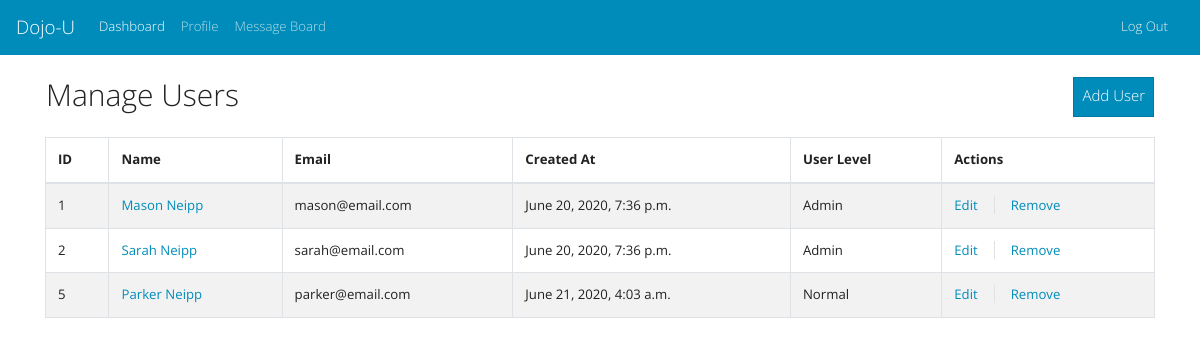
The page /dashboard/ (signed in) on the database its author committed.
### login_app/models.py (models this page shows, shortened)
class User(models.Model):
    first_name = models.CharField(max_length=255)
    last_name = models.CharField(max_length=255)
    email = models.CharField(max_length=255)
    password = models.CharField(max_length=255)
    user_level_choices =[
        (0,"Normal"),
        (9,"Admin")
    ]
    description = models.TextField(null=True)
    user_level = models.IntegerField(choices=user_level_choices, default=0)
    created_at = models.DateTimeField(auto_now_add=True)
    edited_at = models.DateTimeField(auto_now=True)
    objects = userManager()

### dashboard_app/views.py (the view)
# urls.py: path('dashboard/',db_views.dashboard, name="dashboard"),
def dashboard(request):
    if "user_id" not in request.session:
        return redirect(reverse('register'))
    context={
        "users": User.objects.all(),
        "logged_user": User.objects.get(id=request.session['user_id']),
    }
    return render(request, "dashboard.html", context)

### dashboard_app/templates/dashboard.html (shortened to what this page needs)
<!DOCTYPE html>
<html lang="en">
<head>
  <link href="https://stackpath.bootstrapcdn.com/bootswatch/4.5.0/yeti/bootstrap.min.css" rel="stylesheet"
>
</head>
<body>
    <nav class="navbar navbar-expand-lg navbar-dark bg-primary justify-content-">
      <a class="navbar-brand">Dojo-U</a>
      <div class="collapse navbar-collapse" id="navbarColor01">
        <div class="navbar-nav mr-auto">
          <a class="nav-link nav-item active disabled" href="{% url 'dashboard' %}">Dashboard <span class="sr-only">(current)</span></a>
          <a class="nav-link nav-item" href="{% url 'profile' %}">Profile</a>
          <a class="nav-link nav-item" href="{% url 'message_board' logged_user.id %}">Message Board</a>
        </div>
        <a class="nav-link text-light" href="{% url 'logout' %}">Log Out</a>
      </div>
    </nav>
    <br>
    <div class="container">
      <div class="row d-flex">
        {% if logged_user.user_level == 9 %}
        <h2 class="mb-4 ml-3">Manage Users</h2>
          <a href="{% url 'new_user' %}" class="btn btn-primary ml-auto mr-3"  style="height:40px">Add User</a>
        {% else %}
        <h2 class="mb-4 ml-3">All Users</h2>
        {% endif %}
      </div>
        <table class="table table-responsive-sm table-striped table-bordered">
            <thead>
                <tr>
                    <th>ID</th>
                    <th>Name</th>
                    <th>Email</th>
                    <th>Created At</th>
                    <th>User Level</th>
                    {% if logged_user.user_level == 9 %}
                      <th>Actions</th>
                    {% endif %}
                </tr>
            </thead>
            <tbody>
              {% for user in users %}
                <tr>
                    <td>{{user.id}}</td>
                    <td><a href="{% url 'message_board' user.id %}">{{user.first_name}} {{user.last_name}}</a></td>
                    <td>{{user.email}}</td>
                    <td>{{user.created_at}}</td>
                    <td>{{user.get_user_level_display}}</td>
                    {% if logged_user.user_level == 9 %}
                    <td><a href="{% url 'edit_user' user.id %}" class="mr-3">Edit</a><a href=""class="border-left pl-3"data-toggle="modal"  data-target="#delete_user_{{user.id}}">Remove</a></td>
                    {% endif %}
                  </tr>
              {% endfor %}
            </tbody>
        </table>
    </div>
</body>
</html>

### rows shown on the page
User: id "1", first_name "Mason", last_name "Neipp", email "mason@email.com", created_at "June 20, 2020, 7:36 p.m.", user_level "Admin"
User: id "2", first_name "Sarah", last_name "Neipp", email "sarah@email.com", created_at "June 20, 2020, 7:36 p.m.", user_level "Admin"
User: id "5", first_name "Parker", last_name "Neipp", email "parker@email.com", created_at "June 21, 2020, 4:03 a.m.", user_level "Normal"
